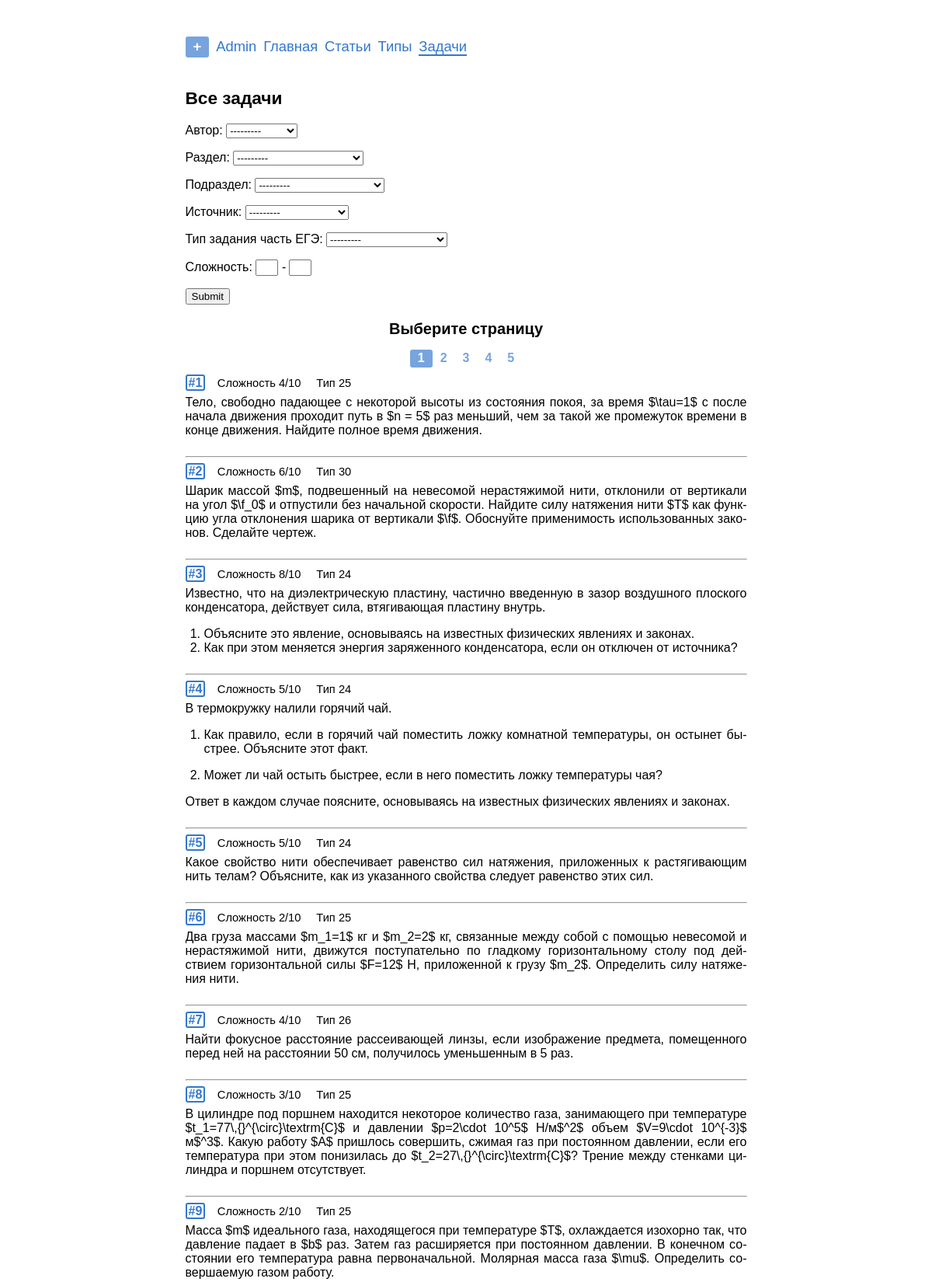
The app's page /problems/ (upper part) with its own data.
### problems/models.py (models this page shows, shortened)
class Problem(models.Model):
    objects = ProblemManager()
    text = models.TextField('условие',
                            max_length=6000,
                            help_text='Максимум 6 тыс. символов '
                            '(если мало - обратитесь к создательнице сайта)')
    solution = models.TextField('решение',
                                max_length=6000,
                                help_text='Максимум 6 тыс. символов',
                                blank=True,
                                null=True)
    answer = models.TextField('ответ',
                              max_length=1000,
                              help_text='Максимум 1 тыс. символов',
                              blank=True,
                              null=True)
    complexity = models.PositiveSmallIntegerField('сложность',
                                                  help_text=('число от 1 до 10'
                                                             ' включительно'),
                                                  blank=True,
                                                  null=True,
                                                  validators=(
                                                      [MinValueValidator(1),
                                                       MaxValueValidator(10)]))
    author = models.ForeignKey(User,
                               on_delete=models.CASCADE,
                               editable=False,
                               verbose_name='автор')
    date = models.DateField('дата добавления',
                            auto_now_add=True)
    tags = models.ManyToManyField(Tag,
                                  verbose_name='тэги',
                                  blank=True)
    source = models.ForeignKey(Source,
                               on_delete=models.CASCADE,
                               verbose_name='источник',
                               blank=True,
                               null=True)
    category = models.ForeignKey(Category,
                                 on_delete=models.CASCADE,
                                 verbose_name='раздел',
                                 blank=True,
                                 null=True)
    subcategory = models.ForeignKey(Subcategory,
                                    on_delete=models.CASCADE,
                                    verbose_name='подраздел',
                                    blank=True,
                                    null=True)
    type_ege = models.ForeignKey(TypeInEGE,
                                 on_delete=models.CASCADE,
                                 verbose_name='Тип задания',
                                 null=True)
    class Meta:
        verbose_name = 'задача'
        verbose_name_plural = 'задачи'
        default_related_name = 'problems'
    def get_absolute_url(self):
        return reverse('problems:detail', kwargs={'pk': self.pk})

class TypeInEGE(models.Model):
    objects = TypeInEGEManager()
    number = models.PositiveSmallIntegerField('номер')
    max_score = models.PositiveSmallIntegerField('максимальное количество'
                                                 ' баллов')
    part_ege = models.ForeignKey(PartOfEGE,
                                 on_delete=models.CASCADE,
                                 verbose_name='часть ЕГЭ',
                                 default=1)
    class Meta:
        verbose_name = 'тип'
        verbose_name_plural = 'типы'
        default_related_name = 'type'
        ordering = ['number']

### problems/views.py (the view)
# urls.py: path('', views.ProblemsView.as_view(), name='list'),
class ProblemsView(ListView):
    model = Problem
    template_name = 'problems/problems_list.html'
    context_object_name = 'problems'
    filter = ProblemFilter
    paginate_by = 40
    def get_queryset(self):
        queryset = Problem.objects.list()
        self.filterset = self.filter(self.request.GET, queryset=queryset)
        return self.filterset.qs.order_by('id')
    def get_context_data(self, **kwargs):
        data = super().get_context_data(**kwargs)
        data['filter'] = ProblemFilter(self.request.GET,
                                       queryset=self.get_queryset())
        data['title'] = 'Все задачи'
        return data

### problems/managers.py (called while the page is built)
    def list(self):
        return (
            self.get_queryset()
                .select_related('type_ege')
                .only('id', 'complexity', 'text', 'type_ege__number',
                      'solution')
        )

### problems/models.py (called while the page is built)
    def __str__(self):
        return self.name

    def __str__(self):
        return self.name

    def __str__(self):
        return self.name

### problems/templatetags/abbr.py (called while the page is built)
def replace_by_dic(el, dic):
    for i, j in dic.items():
        el = el.replace(i, j)
    return el

@register.filter()
@stringfilter
def abbr(value):
    return replace_by_dic(value, abbr_dic)

### problems/templatetags/markdown_extras.py (called while the page is built)
@register.filter()
@stringfilter
def markdown(value):
    return md.markdown(value, extensions=['markdown.extensions.fenced_code'])

### problems/templatetags/save_parameters.py (called while the page is built)
@register.simple_tag(takes_context=True)
def param_save(context, **kwargs):
    answ = context['request'].GET.copy()
    for param, value in kwargs.items():
        answ[param] = value
    for param in [param for param, value in answ.items() if not value]:
        del answ[param]
    return answ.urlencode()

### templates/problems/problems_list.html (shortened to what this page needs)
{% extends "base.html" %}
{% load markdown_extras %}
{% load abbr %}
{% load save_parameters %}
{% load static %}
{% block content %}
    <h2>{{title}}</h2>
    <form method="get" class="no-print">
      {{ filter.form.as_p }}
      <input type="submit" />
    </form>
    {% if page_obj.paginator.num_pages != 1 %}
      <div class="center"> <h3>Выберите страницу</h3> </div>
      <div class="center mb10 mt-5">
        {% for page_number in page_obj.paginator.page_range %}
          <a
            href="?{% param_save page=page_number %}"
            class="page {% if page_number == page_obj.number %}current{% endif %}">
            {{page_number}}
          </a>
        {% endfor %}
      </div>
    {% endif %}
    {% for problem in page_obj %}
    <div class="rel">
      <div class="id-in-list">
        <a href="{{problem.get_absolute_url}}"><b class='id-number'>#{{problem.id}}</b></a>
        <span class="compl">Сложность {{problem.complexity}}/10</span>&nbsp;
        <span class="compl">Тип {{problem.type_ege.number}}</span>
      </div>
      <div class="problem">{{problem.text|markdown|abbr|safe}}</div>
    </div><hr>
    {% empty %}
      <p>Ничего не нашлось {{":("}}</p>
      <p>Попробуйте другой фильтр.</p>
    {% endfor %}
{% endblock %}

### static/css/style.css (style rules this page uses)
html { overflow-y: scroll; }
body { -webkit-hyphens: auto; -moz-hyphens: auto; -ms-hyphens: auto; hyphens: auto; margin: 0px auto; width: 723px; max-width: 100%; font-family: Tahoma, Arial; text-align: justify; font-size: 12pt; margin-bottom:10ex; }
h1, h2, h3, h4, h5, h6 { text-align: left; }
h2 { font-size:17pt; }
h3 { font-size:15pt; }
.problem { overflow: auto; }
.id-number { border: 2px solid #3377cc; border-radius: 3px; padding: 0px 2px 0px 2px; }
.rel { position: relative; }
.id-in-list { margin-bottom:-10px; display: flex; flex-wrap: wrap; align-items: center; line-height: 15pt; }
.compl { padding-left:2ex; font-size: 11pt; font-family: Arial; }
a { text-decoration: none; color: #3377cc; }
input[name="complexity_min"], input[name="complexity_max"] { width: 3ex; text-align: center; }
input[name="complexity_max"] { margin-left:3pt; }
ol { padding-left: 1.5em; }
.mt-5 { margin-top:-5px; }
.mb10 { margin-bottom:10px; }
.center { display: flex; justify-content: center; }
.page { display: inline-block; border-radius: 3px; font-weight:900; line-height:inherit; padding: 2px 10px 3px; color: #3377ccaa; background-color: white; }
.page.current { background-color: #3377ccaa; color: white; }

### records on screen
Problem: id "1", complexity "4", type_ege.number "25", text|abbr "Тело, свободно падающее с некоторой высоты из состояния покоя, за время $\\tau=1$ c после начала движения проходит путь в $n = 5$ раз меньший, чем за такой же промежуток времени в конце движения. Найдите полное время движения."
Problem: id "2", complexity "6", type_ege.number "30", text|abbr "Шарик массой $m$, подвешенный на невесомой нерастяжимой нити, отклонили от вертикали на угол $\\f_0$ и отпустили без начальной скорости. Найдите силу натяжения нити $T$ как функцию угла отклонения шарика от вертикали $\\f$. Обоснуйте применимость использованных законов. Сделайте чертеж."
Problem: id "3", complexity "8", type_ege.number "24", text|abbr "Известно, что на диэлектрическую пластину, частично введенную в зазор воздушного плоского конденсатора, действует сила, втягивающая пластину внутрь. Объясните это явление, основываясь на известных физических явлениях и законах. Как при этом меняется энергия заряженного конденсатора, если он отключен от источника?"
Problem: id "4", complexity "5", type_ege.number "24", text|abbr "В термокружку налили горячий чай. Как правило, если в горячий чай поместить ложку комнатной температуры, он остынет быстрее. Объясните этот факт. Может ли чай остыть быстрее, если в него поместить ложку температуры чая? Ответ в каждом случае поясните, основываясь на известных физических явлениях и законах."
Problem: id "5", complexity "5", type_ege.number "24", text|abbr "Какое свойство нити обеспечивает равенство сил натяжения, приложенных к растягивающим нить телам? Объясните, как из указанного свойства следует равенство этих сил."
Problem: id "6", complexity "2", type_ege.number "25", text|abbr "Два груза массами $m_1=1$ кг и $m_2=2$ кг, связанные между собой с помощью невесомой и нерастяжимой нити, движутся поступательно по гладкому горизонтальному столу под действием горизонтальной силы $F=12$ Н, приложенной к грузу $m_2$. Определить силу натяжения нити."
Problem: id "7", complexity "4", type_ege.number "26", text|abbr "Найти фокусное расстояние рассеивающей линзы, если изображение предмета, помещенного перед ней на расстоянии 50 см, получилось уменьшенным в 5 раз."
Problem: id "8", complexity "3", type_ege.number "25", text|abbr "В цилиндре под поршнем находится некоторое количество газа, занимающего при температуре $t_1=77\\,{}^{\\circ}\\textrm{C}$ и давлении $p=2\\cdot 10^5$ Н/м$^2$ объем $V=9\\cdot 10^{-3}$ м$^3$. Какую работу $A$ пришлось совершить, сжимая газ при постоянном давлении, если его температура при этом понизилась до $t_2=27\\,{}^{\\circ}\\textrm{C}$? Трение между стенками цилиндра и поршнем отсутствует."
Problem: id "9", complexity "2", type_ege.number "25", text|abbr "Масса $m$ идеального газа, находящегося при температуре $T$, охлаждается изохорно так, что давление падает в $b$ раз. Затем газ расширяется при постоянном давлении. В конечном состоянии его температура равна первоначальной. Молярная масса газа $\\mu$. Определить совершаемую газом работу."

### other values on screen
{{ title }} "Все задачи"
{{ page_number }} "1" "2" "3" "4" "5"
